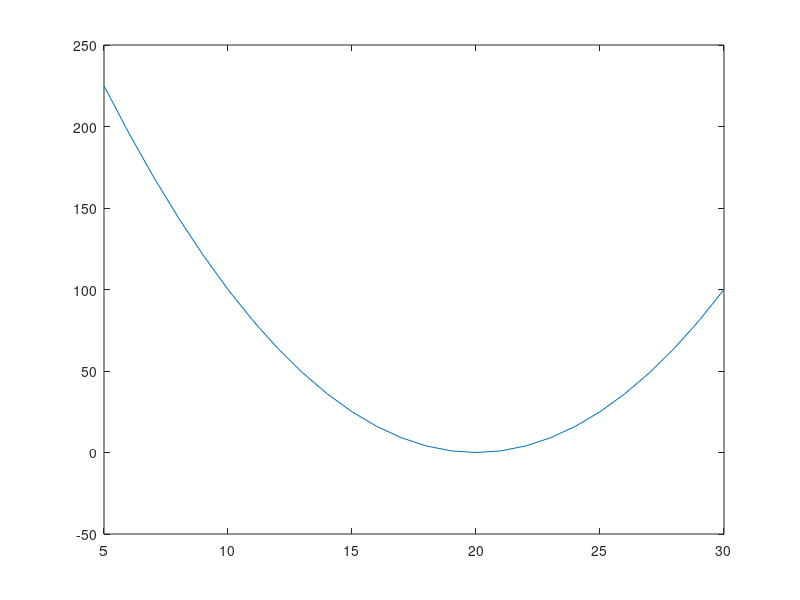

Here is the MATLAB script that generated this plot:
%Programa para probar una entrada "grafica" de datos
% a partir de la seleccion de puntos en una grafica
clc,clear
%ejemplo
x=5:30;
y=x.^2-40*x +400;
plot(x,y)
axis([5 30 -50 250])
hold on
[xp,yp]=ginput(5) %a seleccionar cinco puntos
 %aparece una reticula
%seleccione cada punto dando click en el mouse
%para ingresar (xp) y (yp)
%ver las coordenadas en Command Window y en
%Workspace (variables)
plot(xp,yp,'r')